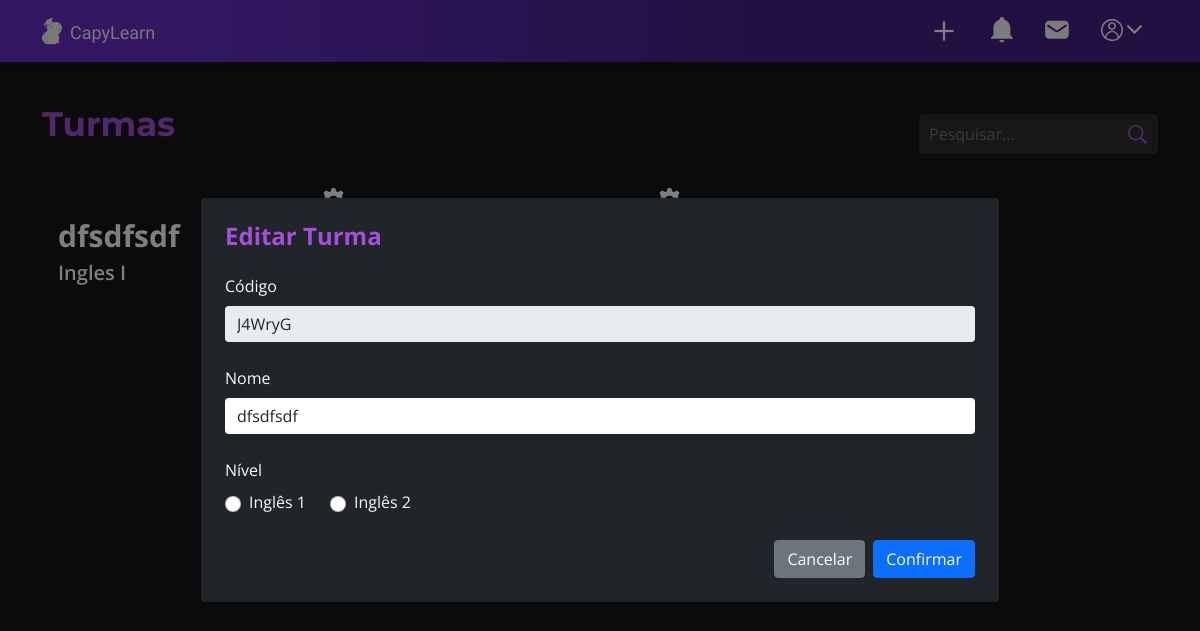
The page /listar_turmas?editar=1 (signed in) on the database as committed earlier.
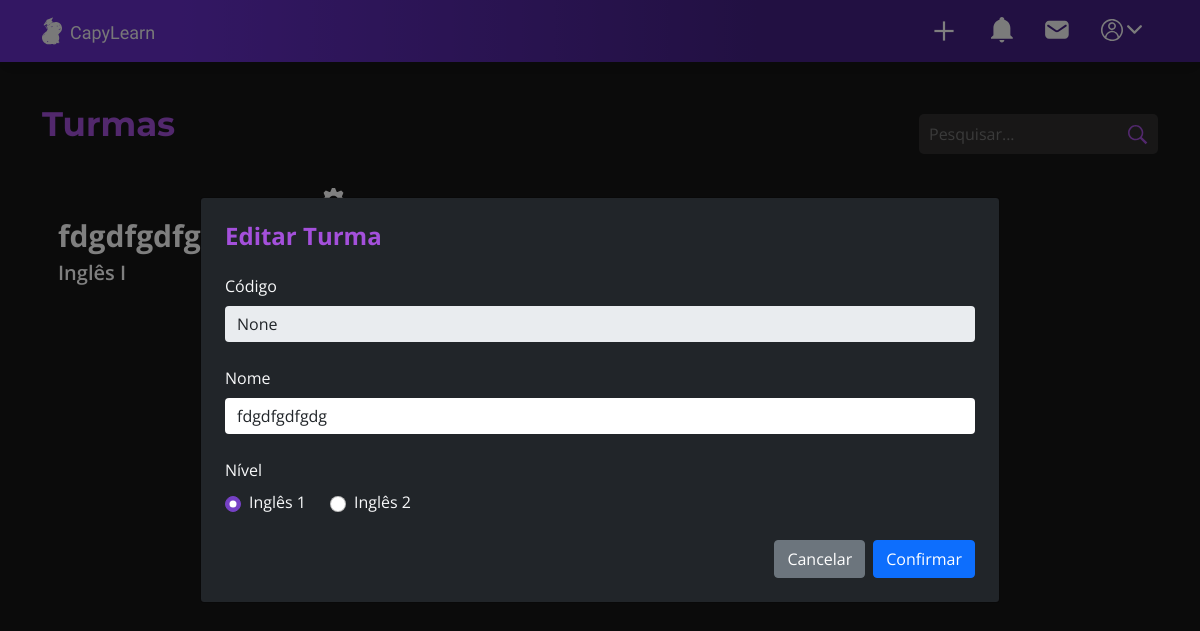
The same page on the database as committed later.
### models/turma.py (models this page shows, shortened)
class Turma(db.Model):
	__tablename__= "turma"
	id = db.Column(db.Integer, primary_key = True)
	codigo = db.Column(db.String(100))
	nome = db.Column(db.String(100))
	nivel = db.Column(db.Integer)
	professor_id = db.Column(db.Integer, db.ForeignKey('usuario.id'), nullable=False)
	professor = db.relationship('Usuario', back_populates='turma')
	alunos = db.relationship('Aluno', back_populates='turma', cascade="all, delete-orphan")
	materiais = db.relationship('Material', backref='turma',  cascade="all, delete-orphan")

### app.py (the view)
@app.route('/listar_turmas')
@login_required
def listar_turma():
    turmas = Turma.query.all()
    turma_id = request.args.get("editar")
    turma = None
    if turma_id:
        turma = Turma.query.get(turma_id)
    if not turmas:
        return redirect('/')
    return render_template(
        'pagina-listar-turmas.html',
        turmas=turmas,
        turma=turma  # importante!
    )

### controllers/usuario.py (called while the page is built)
@lm.user_loader
def load_user(id):
	usuario = Usuario.query.filter_by(id = id).first()
	return usuario

### templates/pagina-listar-turmas.html (shortened to what this page needs)
{% extends 'pagina-base-dashboard.html' %}
{% block plus %}
<a id="openModal" class="nav-link" data-bs-toggle="modal" data-bs-target="#modalCriar">
    <img src="{{ url_for('static', filename='img/simbolo-add.svg') }}" class="imagem-add">
</a>
{% endblock %}
{% block conteudo %}
<div class="conteudo-listar-turmas pt-4 container d-flex flex-column gap-2">
    {% set mensagens = get_flashed_messages() %}
    <div class="d-flex justify-content-between align-items-center">
        <h1 class="ingles-titulo d-flex row align-self-start m-0">Turmas</h1>
        <form class="d-flex">
            <input class="pesquisa" type="search" placeholder="Pesquisar..." aria-label="Search">
            <button class="enviar" type="submit">
                <img class="luparoxa" src="/static/img/luparoxa.svg" alt="">
            </button>
        </form>
    </div>
    <ul class="lista-turmas d-flex gap-3 list-unstyled flex-wrap">
        {% for t in turmas %}
        <li class="p-3 text-decoration-none gap-2 d-flex flex-column justify-content-center">
            <div class="h-100">
                <div class="dropdown d-flex justify-content-end">
                    <a href="#" class="d-flex justify-content-end mm" id="userDropdown" role="button" data-bs-toggle="dropdown">
                    </a>
                </div>
                <a href="/turma_aluno/{{ t.id }}" class="m-0 text-decoration-none">{{ t.nome }}</a>
                <p class="m-0">{{ t.nivel }}</p>
            </div>
        </li>
        {% endfor %}
    </ul>
    {% if turma %}
        <div class="modal fade show" id="modalEditar" tabindex="-1" style="display: block;">
            <div class="modal-dialog modal-dialog-centered modal-lg">
                <div class="modal-content bg-dark text-light p-4 rounded">
                    <h4 class="text-roxo fw-bold">Editar Turma</h4>
                    <form method="POST" action="/turmas/update/{{ turma.id }}" class="d-flex flex-column gap-4 mt-3">
                        <div>
                            <label class="form-label">Código</label>
                            <input class="form-control input-roxo border-0" type="text"
                                name="codigo_turma" readonly value="{{ turma.codigo }}">
                        </div>
                        <div>
                            <label class="form-label">Nome</label>
                            <input class="form-control input-roxo border-0" type="text"
                                name="nome_turma" value="{{ turma.nome }}">
                        </div>
                        <div>
                            <label class="form-label">Nível</label>
                            <div class="d-flex gap-4">
                                <label class="form-check d-flex align-items-center gap-2">
                                    <input type="radio" class="form-check-input"
                                        name="nivel_turma" value="Inglês I"
                                        {{ "checked" if turma.nivel == "Inglês I" else "" }}>
                                    Inglês 1
                                </label>
                                <label class="form-check d-flex align-items-center gap-2">
                                    <input type="radio" class="form-check-input"
                                        name="nivel_turma" value="Inglês II"
                                        {{ "checked" if turma.nivel == "Inglês II" else "" }}>
                                    Inglês 2
                                </label>
                            </div>
                        </div>
                        <div class="d-flex justify-content-end gap-2">
                            <a href="/listar_turmas" class="btn btn-secondary">Cancelar</a>
                            <button type="submit" class="btn btn-primary">Confirmar</button>
                        </div>
                    </form>
                </div>
            </div>
        </div>
    {% endif %}
</div>
{% endblock %}

### templates/pagina-base-dashboard.html (shortened to what this page needs)
<!DOCTYPE html>
<html lang="en">
<head>
    <link rel="stylesheet" href="{{url_for('static', filename='css/style.css')}}">
    <link href="https://cdn.jsdelivr.net/npm/bootstrap@5.0.2/dist/css/bootstrap.min.css" rel="stylesheet">
</head>
<body>
    <section class="tudo-dashboard h-100">
        <nav class="navbar navbar-expand-sm text-light shadow fixed-top">
            <div class="container">
                <div class="d-flex align-items-center justify-content-center gap-2 d-none d-sm-flex">
                    <img src="{{url_for('static', filename='img/capybara-branca.svg')}}" class="capybara-logo-dashboard">
                    <h2 class="pt-1 texto-logo dashboard">CapyLearn</h2>
                </div>
                <div class="d-flex">
                    <div class="d-flex">
                        {% block plus %}{% endblock %}
                        <a class="nav-link" href="#"><img src="{{url_for('static', filename='img/notificacaobranca.svg')}}" alt=""></a>
                        <a class="nav-link" href="#"><img src="{{url_for('static', filename='img/mensagembranca.svg')}}" alt=""></a>
                    </div>
                    <div class="nav-item dropdown">
                        <a class="nav-link" href="#" id="userDropdown" role="button" data-bs-toggle="dropdown" aria-expanded="false">
                            <img src="{{url_for('static', filename='img/perfilbranco.svg')}}" alt="">
                            <img class="gg" src="{{url_for('static', filename='img/setinhaa.svg')}}" alt="">
                        </a>
                    </div>
                </div>
            </div>
        </nav>
            <div class="conteudo-dashboard-cinza h-100 w-100">
                {% block conteudo %}
                {% endblock %}
            </div>
        </section>
</body>
</html>

### static/css/style.css (style rules this page uses)
* { margin: 0; padding: 0; font-family: "Open Sans", sans-serif; scrollbar-width: thin; scrollbar-color: #7641C5 #CECECE; }
body { overflow-x: hidden; }
html, body { width: 100%; height: 100%; }
a { cursor: pointer; }
.text-roxo { color: #A450DB; }
.texto-logo { color: var(--branco, #F1F1F1); font-family: "Odor Mean Chey"; font-style: normal; font-weight: 400; }
.informacoes a, p { font-size: 12px; }
.materiais img, .atividades img, .turmas img, .links img , .gg { width: 15px!important; height: 15px!important; }
.tudo-dashboard { padding-top: 60px; }
.navbar { background: #662FC8; background: linear-gradient(90deg, rgba(102, 47, 200, 1) 15%, rgba(68, 33, 134, 1) 63%); }
.pesquisa { background-color: #302F2F!important; border-radius: 5px 0px 0px 5px!important; }
.enviar { background-color: #302F2F!important; border-radius: 0px 5px 5px 0px!important; }
.luparoxa { position: relative; bottom: 3px; }
.popap #codigo, .pesquisa, .enviar { color: #F1F1F1; padding: 10px; margin: 10px 0; border-radius: 5px; height: 40px; background:#010101; border: none; }
.capybara-logo-dashboard { width: 20px; height: 28px; }
.texto-logo.dashboard { margin: 0; font-size: 18px; line-height: 100%; }
.tudo-dashboard .imagem-add { width: 30px; height: 30px; }
.conteudo-dashboard-cinza { padding: 20px; background: #171717; height: 100%; box-shadow: inset -1px 75px 14px -65px rgba(0,0,0,0.02); }
.navbar { height: 62px; }
.form-check-input:checked { background-color: #7641C5!important; border-color: #7641C5!important; color: #7641C5; }
.mm, .mm .engrenagem-roxa { width: 25px; }
.ingles-titulo { color: #A450DB; text-align: center; font-family: "Montserrat", sans-serif; font-size: 34px; font-weight: 700; }
.conteudo-listar-turmas .lista-turmas li { width: 320px; height: 156px; background-image: url(/static/img/imagem-turma.svg); background-repeat: no-repeat; background-size: contain; }
.conteudo-listar-turmas .lista-turmas li a { color: #FFF; font-size: 30px; font-weight: 700; }
.conteudo-listar-turmas .lista-turmas li div :nth-child(3) { color: #FFF; font-size: 20px; font-weight: 600; }

Rows that differ between the two databases and show on the page:
changed Turma: nome "dfsdfsdf" → "fdgdfgdfgdg"; nivel "Ingles I" → "Inglês I"; codigo_turma "J4WryG" → "None"; nome_turma "dfsdfsdf" → "fdgdfgdfgdg"
Other text that changed with them:
form field nivel_turma: "☐ Inglês 1" → "☑ Inglês 1"
